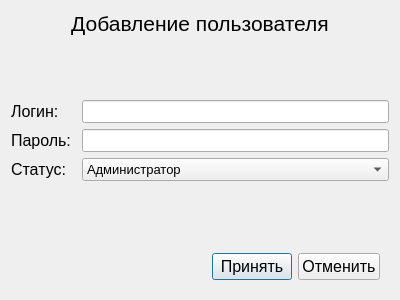
<?xml version="1.0" encoding="UTF-8"?>
<ui version="4.0">
 <class>AddUser</class>
 <widget class="QDialog" name="AddUser">
  <property name="geometry">
   <rect>
    <x>0</x>
    <y>0</y>
    <width>400</width>
    <height>300</height>
   </rect>
  </property>
  <property name="windowTitle">
   <string>Dialog</string>
  </property>
  <layout class="QVBoxLayout" name="verticalLayout">
   <item>
    <widget class="QLabel" name="label">
     <property name="font">
      <font>
       <pointsize>16</pointsize>
      </font>
     </property>
     <property name="text">
      <string>Добавление пользователя</string>
     </property>
     <property name="alignment">
      <set>Qt::AlignCenter</set>
     </property>
    </widget>
   </item>
   <item>
    <spacer name="verticalSpacer">
     <property name="orientation">
      <enum>Qt::Vertical</enum>
     </property>
     <property name="sizeHint" stdset="0">
      <size>
       <width>20</width>
       <height>40</height>
      </size>
     </property>
    </spacer>
   </item>
   <item>
    <layout class="QFormLayout" name="formLayout">
     <item row="0" column="0">
      <widget class="QLabel" name="label_2">
       <property name="font">
        <font>
         <pointsize>12</pointsize>
        </font>
       </property>
       <property name="text">
        <string>Логин: </string>
       </property>
      </widget>
     </item>
     <item row="1" column="0">
      <widget class="QLabel" name="label_3">
       <property name="font">
        <font>
         <pointsize>12</pointsize>
        </font>
       </property>
       <property name="text">
        <string>Пароль: </string>
       </property>
      </widget>
     </item>
     <item row="2" column="0">
      <widget class="QLabel" name="label_4">
       <property name="font">
        <font>
         <pointsize>12</pointsize>
        </font>
       </property>
       <property name="text">
        <string>Статус: </string>
       </property>
      </widget>
     </item>
     <item row="0" column="1">
      <widget class="QLineEdit" name="lineEdit">
       <property name="font">
        <font>
         <pointsize>10</pointsize>
        </font>
       </property>
      </widget>
     </item>
     <item row="1" column="1">
      <widget class="QLineEdit" name="lineEdit_2">
       <property name="font">
        <font>
         <pointsize>10</pointsize>
        </font>
       </property>
      </widget>
     </item>
     <item row="2" column="1">
      <widget class="QComboBox" name="comboBox">
       <property name="font">
        <font>
         <pointsize>10</pointsize>
        </font>
       </property>
       <item>
        <property name="text">
         <string>Администратор</string>
        </property>
       </item>
       <item>
        <property name="text">
         <string>Диспетчер</string>
        </property>
       </item>
       <item>
        <property name="text">
         <string>Пассажир</string>
        </property>
       </item>
      </widget>
     </item>
    </layout>
   </item>
   <item>
    <spacer name="verticalSpacer_2">
     <property name="orientation">
      <enum>Qt::Vertical</enum>
     </property>
     <property name="sizeHint" stdset="0">
      <size>
       <width>20</width>
       <height>40</height>
      </size>
     </property>
    </spacer>
   </item>
   <item>
    <layout class="QHBoxLayout" name="horizontalLayout">
     <property name="leftMargin">
      <number>9</number>
     </property>
     <property name="topMargin">
      <number>9</number>
     </property>
     <property name="rightMargin">
      <number>9</number>
     </property>
     <property name="bottomMargin">
      <number>9</number>
     </property>
     <item>
      <spacer name="horizontalSpacer">
       <property name="orientation">
        <enum>Qt::Horizontal</enum>
       </property>
       <property name="sizeHint" stdset="0">
        <size>
         <width>40</width>
         <height>20</height>
        </size>
       </property>
      </spacer>
     </item>
     <item>
      <widget class="QPushButton" name="accept">
       <property name="font">
        <font>
         <pointsize>12</pointsize>
        </font>
       </property>
       <property name="text">
        <string>Принять</string>
       </property>
      </widget>
     </item>
     <item>
      <widget class="QPushButton" name="cancel">
       <property name="font">
        <font>
         <pointsize>12</pointsize>
        </font>
       </property>
       <property name="text">
        <string>Отменить</string>
       </property>
      </widget>
     </item>
    </layout>
   </item>
  </layout>
 </widget>
 <resources/>
 <connections>
  <connection>
   <sender>accept</sender>
   <signal>clicked()</signal>
   <receiver>AddUser</receiver>
   <slot>accept()</slot>
   <hints>
    <hint type="sourcelabel">
     <x>344</x>
     <y>268</y>
    </hint>
    <hint type="destinationlabel">
     <x>199</x>
     <y>149</y>
    </hint>
   </hints>
  </connection>
  <connection>
   <sender>cancel</sender>
   <signal>clicked()</signal>
   <receiver>AddUser</receiver>
   <slot>reject()</slot>
   <hints>
    <hint type="sourcelabel">
     <x>260</x>
     <y>268</y>
    </hint>
    <hint type="destinationlabel">
     <x>199</x>
     <y>149</y>
    </hint>
   </hints>
  </connection>
 </connections>
</ui>
